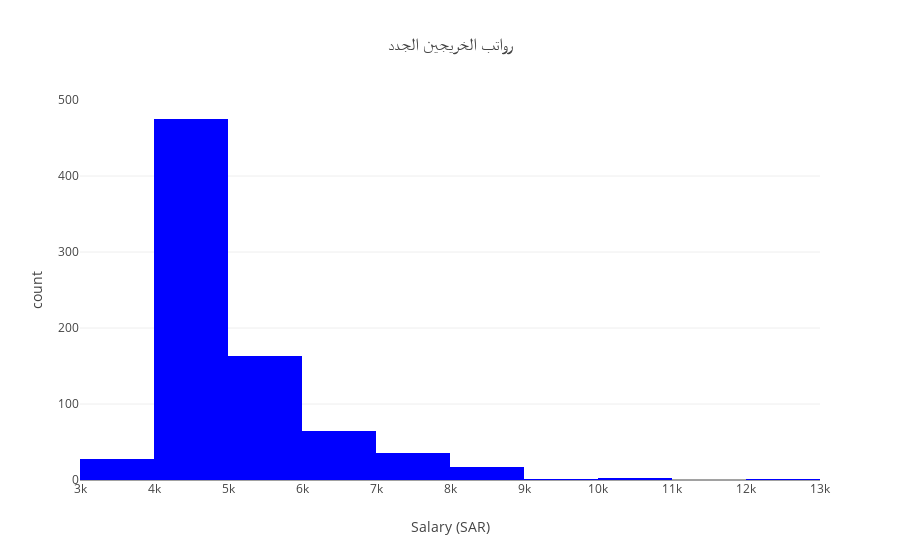

Here is the notebook cell this chart was saved with:
### Markdown cell above
Q3 What is the expected salary range for fresh graduates?

### Code cell
fresh_graduates_df = df[df['exper'] == 0]

# Create a histogram for salary distribution
fig = px.histogram(fresh_graduates_df, x='salary (SAR)',
                   title='رواتب الخريجين الجدد',
                   labels={'salary (SAR)': 'Salary (SAR)'}, 
                   nbins=10, color_discrete_sequence=['blue'])

# Show the plot
fig.show()

### Figure 1 — Plotly figure (JSON) as saved in the notebook; plotly's stock layout.template omitted (floating-point values rounded to 4 significant figures; data arrays with more than 128 entries replaced by an {"elided": "..."} marker saying what was removed)
{"data": [{"alignmentgroup": "True", "bingroup": "x", "hovertemplate": "Salary (SAR)=%{x}<br>count=%{y}<extra></extra>", "legendgroup": "", "marker": {"color": "blue", "pattern": {"shape": ""}}, "name": "", "nbinsx": 10, "offsetgroup": "", "orientation": "v", "showlegend": false, "type": "histogram", "x": {"elided": "787 int values"}, "xaxis": "x", "yaxis": "y"}], "layout": {"barmode": "relative", "legend": {"tracegroupgap": 0}, "title": {"text": "رواتب الخريجين الجدد"}, "xaxis": {"anchor": "y", "domain": [0, 1], "title": {"text": "Salary (SAR)"}}, "yaxis": {"anchor": "x", "domain": [0, 1], "title": {"text": "count"}}}}
